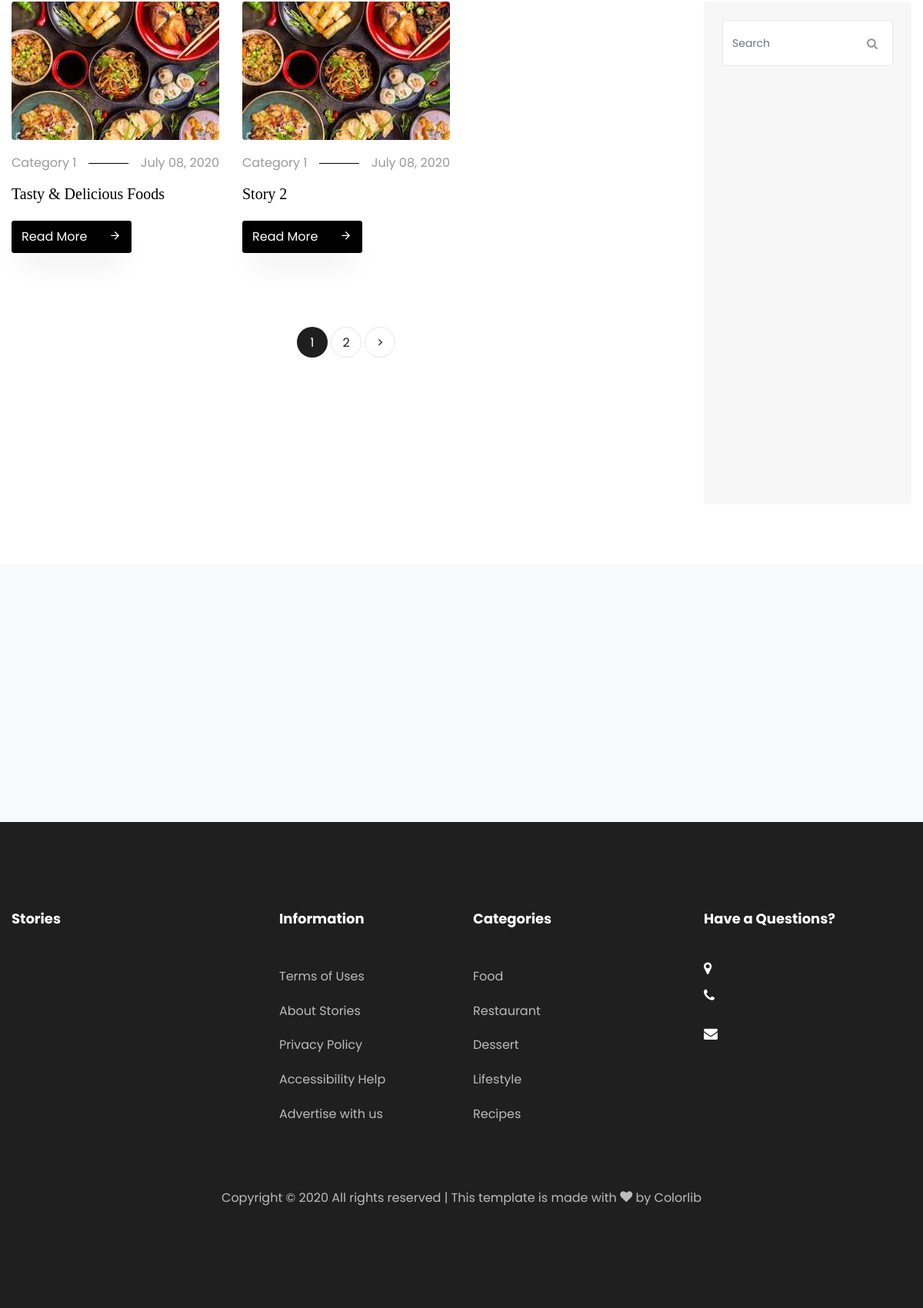
The page /stories/ (lower part) on the database as committed earlier.
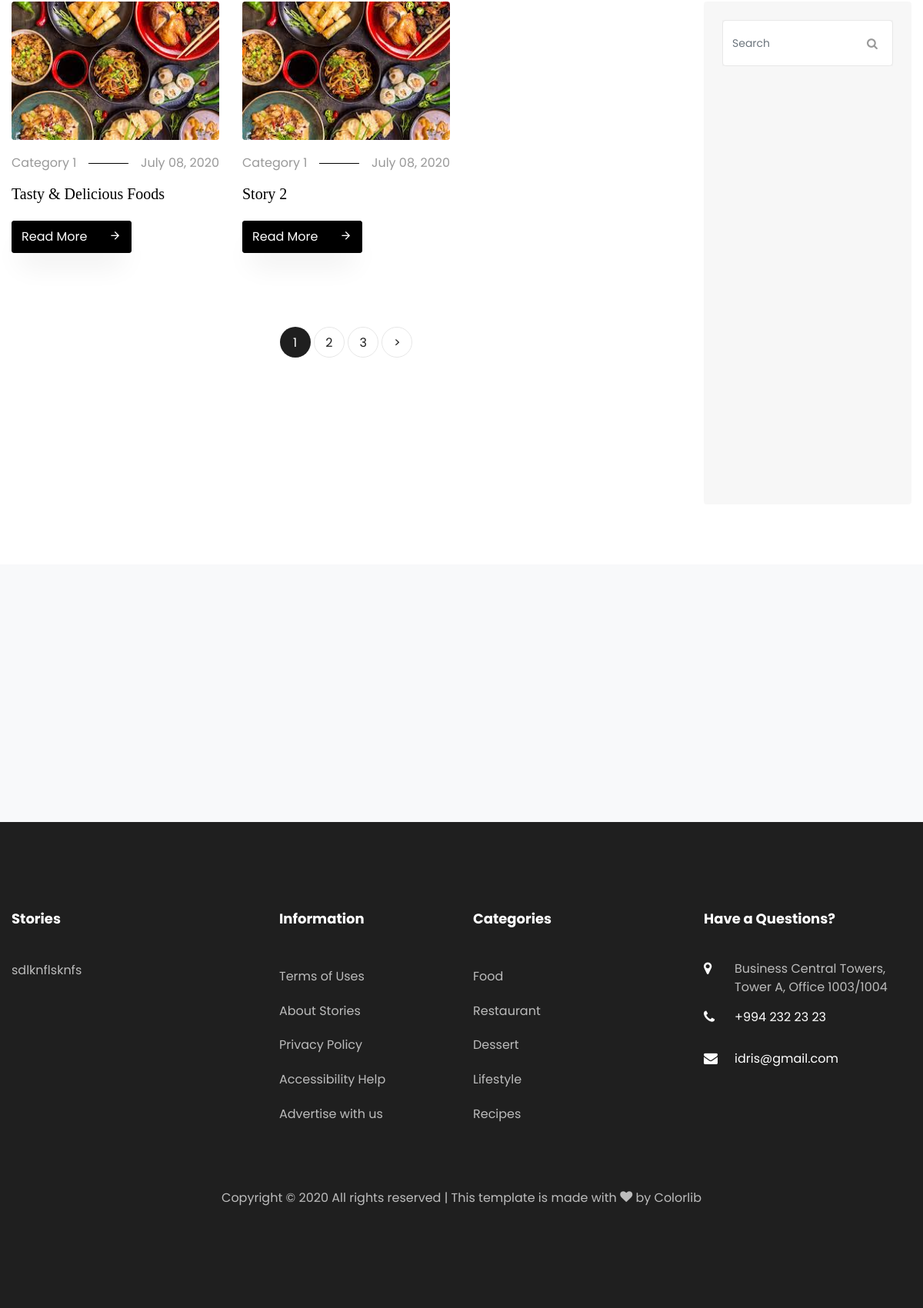
The same page on the database as committed later.
### stories/models.py (models this page shows, shortened)
class About(models.Model):
    title = models.CharField('Title', max_length=50)
    phone_number = models.CharField('Phone Number', max_length=20)
    location = models.CharField('Location', max_length=50)
    email = models.EmailField('Email', max_length=30)
    description = models.TextField('Description')
    daily_visitors = models.PositiveIntegerField('Daile Visitors',)
    facebook_page_url = models.URLField('Facebook page url')
    instagram_page_url = models.URLField('Instagram page url')
    twitter_page_url = models.URLField('Twitter page url')
    class Meta:
        verbose_name = 'About Site Information'
        verbose_name_plural = 'About Site Informations'

### stories/views.py (the view)
# urls.py: path('stories/', StoryList.as_view(), name="stories"),
class StoryList(ListView):
    model = Story
    template_name = 'stories.html'
    paginate_by = 2

### stories/forms.py
class SubscriberForm(forms.ModelForm):
    class Meta:
        model = Subscriber
        fields = (
            'email',
        )
        widgets = {
            'email': forms.EmailInput(attrs={
                'class': 'form-control',
                'placeholder': 'Enter email address',
            }),
        }

### stories/templatetags/custom_tags.py (called while the page is built)
@register.simple_tag
def get_about_info():
    return About.objects.last()

@register.simple_tag
def get_subscriber_form():
    return SubscriberForm()

### stories/templates/stories.html (shortened to what this page needs)
{% extends 'base.html' %}
{% load static %}
{% block content %}
<section class="ftco-section">
    <div class="container">
        <div class="row">
            <div class="col-lg-9">
                <div class="row">
                    {% for story in story_list %}
                    <div class="col-md-4 ftco-animate">
                        <div class="blog-entry">
                            <a href="single.html" class="img-2"><img src="{{ story.image.url }}" class="img-fluid"
                                                                     alt="Colorlib Template"></a>
                            <div class="text pt-3">
                                <p class="meta d-flex"><span class="pr-3">{{story.category.title}}</span><span class="ml-auto pl-3">{{story.created_at|date:"F d, Y"}}</span>
                                </p>
                                <h3><a href="single.html">{{story.title}}</a></h3>
                                <p class="mb-0"><a href="single.html" class="btn btn-black py-2">Read More <span
                                        class="icon-arrow_forward ml-4"></span></a></p>
                            </div>
                        </div>
                    </div>
                    {% endfor %}
                </div>
                <div class="row mt-5">
                    <div class="col text-center">
                        <div class="block-27">
                            <ul>
                                {% for i in page_obj.paginator.page_range %}
                                    {% if i == page_obj.number %}
                                        <li class="active"><span>{{i}}</span></li>
                                    {% else %}
                                        <li><a href="?page={{i}}">{{i}}</a></li>
                                    {% endif %}
                                {% endfor %}
                                {% if page_obj.has_next %}
                                    <li><a href="?page={{ page_obj.next_page_number }}">&gt;</a></li>
                                {% endif %}
                            </ul>
                        </div>
                    </div>
                </div>
            </div>
            <div class="col-lg-3">
                <div class="sidebar-wrap">
                    <div class="sidebar-box p-4 ftco-animate">
                        <form action="#" class="search-form">
                            <div class="form-group">
                                <span class="icon icon-search"></span>
                                <input type="text" class="form-control" placeholder="Search">
                            </div>
                        </form>
                    </div>
                </div>
            </div>
        </div>
    </div>
</section>
{% endblock %}

### stories/templates/includes/footer.html (shortened to what this page needs)
{% load custom_tags %}
{% get_about_info as about_info %}
<footer class="ftco-footer ftco-footer-2 ftco-section">
    <div class="container">
        <div class="row mb-5">
            <div class="col-md">
                <div class="ftco-footer-widget mb-4">
                    <h2 class="ftco-heading-2">Stories</h2>
                    <p>{{about_info.description}}</p>
                    <ul class="ftco-footer-social list-unstyled float-md-left float-lft mt-5">
                    </ul>
                </div>
            </div>
            <div class="col-md">
                <div class="ftco-footer-widget mb-4 ml-md-5">
                    <h2 class="ftco-heading-2">Information</h2>
                    <ul class="list-unstyled">
                        <li><a href="#" class="py-2 d-block">Terms of Uses</a></li>
                        <li><a href="#" class="py-2 d-block">About Stories</a></li>
                        <li><a href="#" class="py-2 d-block">Privacy Policy</a></li>
                        <li><a href="#" class="py-2 d-block">Accessibility Help</a></li>
                        <li><a href="#" class="py-2 d-block">Advertise with us</a></li>
                    </ul>
                </div>
            </div>
            <div class="col-md">
                <div class="ftco-footer-widget mb-4">
                    <h2 class="ftco-heading-2">Categories</h2>
                    <ul class="list-unstyled">
                        <li><a href="#" class="py-2 d-block">Food</a></li>
                        <li><a href="#" class="py-2 d-block">Restaurant</a></li>
                        <li><a href="#" class="py-2 d-block">Dessert</a></li>
                        <li><a href="#" class="py-2 d-block">Lifestyle</a></li>
                        <li><a href="#" class="py-2 d-block">Recipes</a></li>
                    </ul>
                </div>
            </div>
            <div class="col-md">
                <div class="ftco-footer-widget mb-4">
                    <h2 class="ftco-heading-2">Have a Questions?</h2>
                    <div class="block-23 mb-3">
                        <ul>
                            <li><span class="icon icon-map-marker"></span><span class="text">{{about_info.location}}</span>
                            </li>
                            <li><a href="#"><span class="icon icon-phone"></span><span
                                class="text">{{about_info.phone_number}}</span></a></li>
                            <li><a href="#"><span class="icon icon-envelope"></span><span class="text">{{about_info.email}}</span></a>
                            </li>
                        </ul>
                    </div>
                </div>
            </div>
        </div>
        <div class="row">
            <div class="col-md-12 text-center">
                <p>
                    Copyright &copy;
                    All rights reserved | This template is made with <i class="icon-heart color-danger" aria-hidden="true"></i> by <a href="https://colorlib.com" target="_blank">Colorlib</a>
                </p>
            </div>
        </div>
    </div>
</footer>

Rows that differ between the two databases and show on the page:
added About: description "sdlknflsknfs", location "Business Central Towers, Tower A, Office 1003/1004", phone_number "+994 232 23 23", email "idris@gmail.com"
Other text that changed with them:
new list line: "3"
